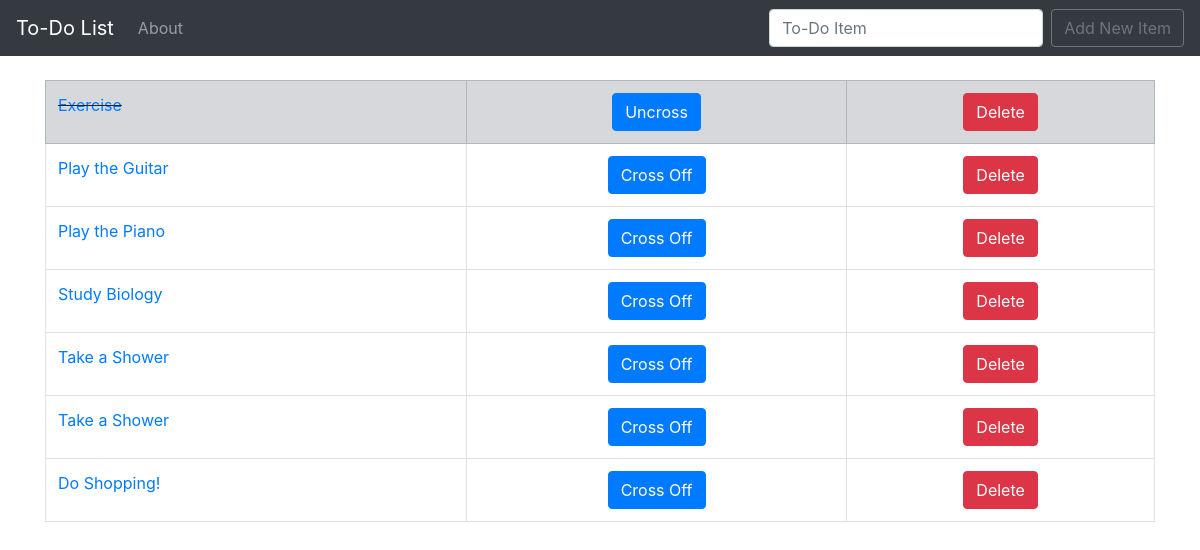
/, run on an earlier commit of the app's database.
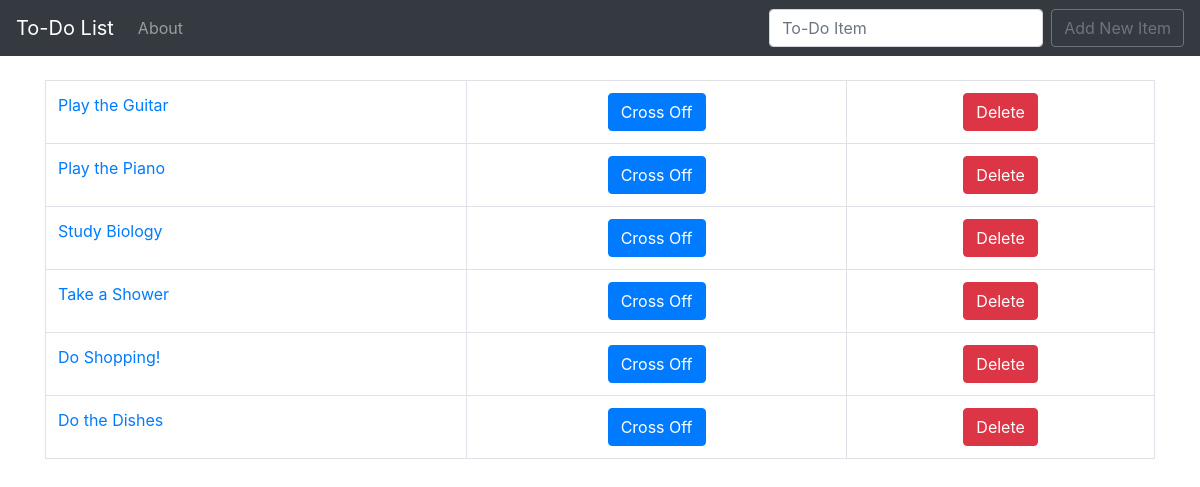
And on a later commit of the database.
### todo_list/models.py (models this page shows, shortened)
class List(models.Model):
	item = models.CharField(max_length=200)
	completed = models.BooleanField(default=False)

### todo_list/views.py (the view)
# urls.py: path('', views.home, name='home'),
def home(request):
	if request.method == 'POST':
		form = ListForm(request.POST or None)
		if form.is_valid():
			form.save()
			items = List.objects.all
			messages.success(request, ('Item has been added successfully!'))
			return render(request, 'home.html', {'items' : items})
	else:
		items = List.objects.all
		return render(request, 'home.html', {'items' : items})

### todo_list/templates/home.html (shortened to what this page needs)
{% extends 'base.html' %}
{% block content %}
	{% if items %}
	<table class="table table-bordered">
		{% for list_item in items %}
			{% if list_item.completed %}
				<tr class="table-secondary">
					<td class="striker"><a href="{% url 'edit' list_item.id %}">{{ list_item.item }}</a> </td>
					<td><center>
						<button type="button" class="btn btn-primary">
							<a href="{% url 'uncross' list_item.id %}" class="link_btn_color">Uncross</a></button></center></td>
					<td><center>
						<button type="button" class="btn btn-danger">
							<a href="{% url 'delete' list_item.id %}" class="link_btn_color">Delete</a></button></center></td>
				</tr>
			{% else %}
				<tr>
					<td><a href="{% url 'edit' list_item.id %}">{{ list_item.item }}</a></td>
					<td><center><button type="button" class="btn btn-primary"><a href="{% url 'cross_off' list_item.id %}" class="link_btn_color">Cross Off</a></button></center></td>
					<td><center><button type="button" class="btn btn-danger"><a href="{% url 'delete' list_item.id %}" class="link_btn_color">Delete</a></button></center></td>
				</tr>
			{% endif %}
		{% endfor %}
	</table>
	{% endif %}
{% endblock %}

What changed in the data, as far as the page shows it:
removed List: item "Exercise"
removed List: item "Take a Shower"
added List: item "Do the Dishes"
